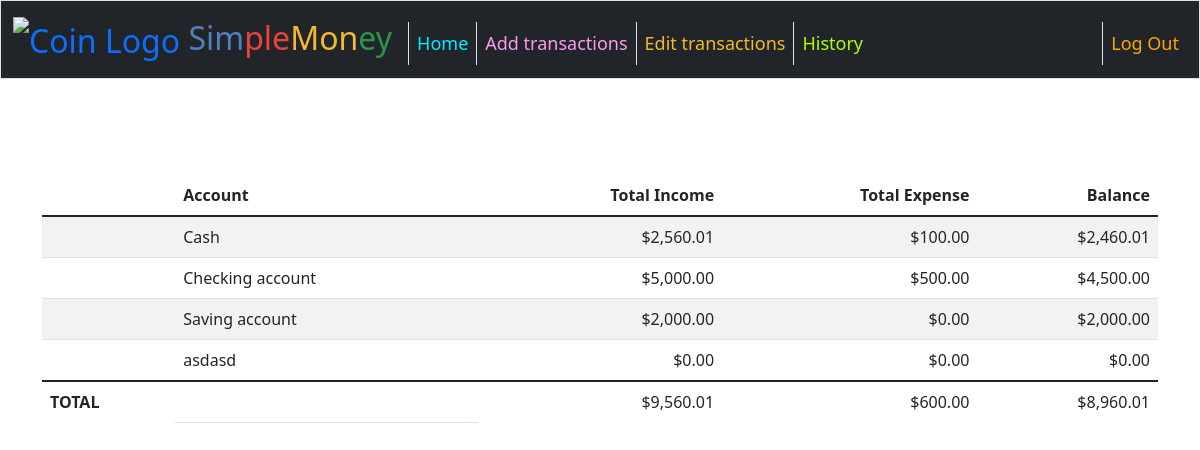
The page / (signed in) on the database its author committed.
### tables this page shows
CREATE TABLE transactions (
    id INTEGER PRIMARY KEY AUTOINCREMENT NOT NULL, 
    user_id INTEGER,
    date DATE,
    account	TEXT,
    category TEXT,
    description TEXT,
    income	REAL NOT NULL DEFAULT 0.00,
    expense	REAL NOT NULL DEFAULT 0.00,
    FOREIGN KEY(user_id) REFERENCES users(id)
    );

### app.py (the view)
@app.route("/")
@login_required
def index():
    user_id = session["user_id"]
    if not user_id:
        return render_template("login.html")
    transactions_db = cur.execute(
        "SELECT account, SUM(income) AS total_income, SUM(expense) AS total_expense  FROM transactions WHERE user_id = :user_id GROUP BY account", {'user_id': user_id}
    )
    transactions_db = transactions_db.fetchall()
    for row in transactions_db:
        row["balance"] = row["total_income"] - row["total_expense"]
    income_total = 0
    expense_total = 0
    balance_total = 0
    for row in transactions_db:
        income_total += row["total_income"]
        expense_total += row["total_expense"]
        balance_total += row["balance"]
    user_cash_db = cur.execute("SELECT cash FROM users WHERE id = :user_id", {'user_id': user_id})
    user_cash_db = user_cash_db.fetchall()
    user_cash = user_cash_db[0]["cash"]
    return render_template(
        "index.html",
        transactions_db=transactions_db,
        income_total=income_total,
        expense_total=expense_total,
        balance_total=balance_total,
        user_cash=user_cash
    )

### app.py (called while the page is built)
def dict_factory(cursor, row):
    fields = [column[0] for column in cursor.description]
    return {key: value for key, value in zip(fields, row)}

@app.after_request
def after_request(response):
    response.headers["Cache-Control"] = "no-cache, no-store, must-revalidate"
    response.headers["Expires"] = 0
    response.headers["Pragma"] = "no-cache"
    return response

### helpers.py (called while the page is built)
def login_required(f):
    @wraps(f)
    def decorated_function(*args, **kwargs):
        if session.get("user_id") is None:
            return redirect("/login")
        return f(*args, **kwargs)
    return decorated_function

def usd(value):
    return f"${value:,.2f}"

### templates/index.html (shortened to what this page needs)
{% extends "layout.html" %}
{% block main %}
    <main class="container py-5 text-center">
            <table class="table table-striped">
                <thead>
                    <tr>
                        <th></th>
                        <th class="text-start">Account</th>
                        <th class="text-end">Total Income</th>
                        <th class="text-end">Total Expense</th>
                        <th class="text-end">Balance</th>
                    </tr>
                </thead>
                <tbody>
                    {% for row in transactions_db %}
                        <tr>
                            <td></td>
                            <td class="text-start">{{ row["account"] }}</td>
                            <td class="text-end">{{ row["total_income"] | usd }}</td>
                            <td class="text-end">{{ row["total_expense"] | usd }}</td>
                            <td class="text-end">{{ row["balance"] | usd }}</td>
                        </tr>
                    {% endfor %}
                </tbody>
                <tfoot>
                    <tr>
                        <td class="border-0 fw-bold text-start" colspan="1">TOTAL</td>
                        <td></td>
                        <td class="border-0 w-bold text-end">{{ income_total | usd }}</td>
                        <td class="border-0 w-bold text-end">{{ expense_total | usd }}</td>
                        <td class="border-0 w-bold text-end">{{ balance_total | usd }}</td>
                    </tr>
                </tfoot>
            </table>
    </main>
{% endblock %}

### static/styles.css (style rules this page uses)
body { font-size: 100%; }

### rows shown on the page
transactions: account "Saving account", total_income "$2,000.00", total_expense "$0.00", balance "$2,000.00"
transactions: account "asdasd", total_income "$0.00", total_expense "$0.00", balance "$0.00"

### other values the page prints
{{ row["account"] }} "Cash" "Checking account"
{{ row["total_income"] | usd }} "$2,560.01" "$5,000.00"
{{ row["total_expense"] | usd }} "$100.00" "$500.00"
{{ row["balance"] | usd }} "$2,460.01" "$4,500.00"
{{ income_total | usd }} "$9,560.01"
{{ expense_total | usd }} "$600.00"
{{ balance_total | usd }} "$8,960.01"
